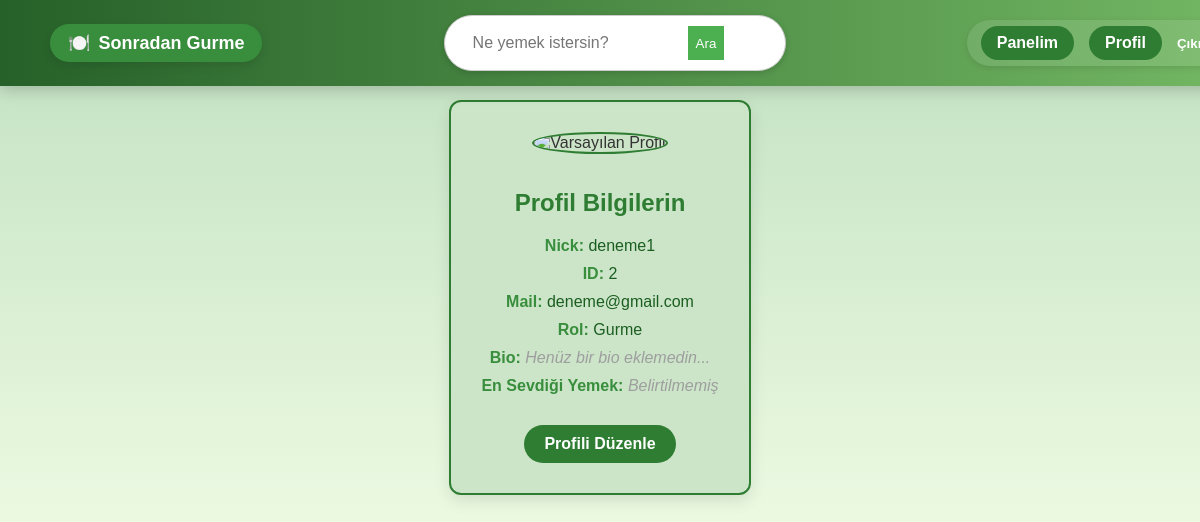
Screenshot of /users/profile/ (signed in) with the database file from the repository.
### sgapp/models.py (models this page shows, shortened)
class User(AbstractUser):
    ROLE_CHOICES = (
        ('normal', 'Normal Kullanıcı'),
        ('gurme', 'Gurme'),
        ('moderator', 'Moderatör'),
    )
    role = models.CharField(max_length=10, choices=ROLE_CHOICES, default='normal')
    bio = models.TextField(blank=True)
    profile_picture = models.ImageField(upload_to='profiles/', null=True, blank=True)
    favorite_dish = models.CharField(max_length=100, blank=True, null=True)

### users/views.py (the view)
# urls.py: path('profile/', views.profile, name='profile'),
@login_required
def profile(request):
    return render(request, "users/profile.html") # id görmke için ekledik bnu

### sgapp/context_processors.py (called while the page is built, shortened)
def moderator_bildirimler(request):
    return {}

### templates/users/profile.html (shortened to what this page needs)
{% extends "base.html" %}
{% load static %}
{% block content %}
<div class="profile-box">
    {% if user.profile_picture %}
        <img src="{{ user.profile_picture.url }}" alt="Profil Fotoğrafı" class="profile-pic">
    {% else %}
        <img src="{% static 'images/default_profile.png' %}" alt="Varsayılan Profil" class="profile-pic">
    {% endif %}
    <h2>Profil Bilgilerin</h2>
    <p><strong>Nick:</strong> {{ user.username }}</p>
    <p><strong>ID:</strong> {{ user.id }}</p>
    <p><strong>Mail:</strong> {{ user.email }}</p>
    <p><strong>Rol:</strong>
        {% if user.role == "moderator" %}
            Moderatör
        {% elif user.role == "gurme" %}
            Gurme
        {% else %}
            Normal Kullanıcı
        {% endif %}
    </p>
    <p><strong>Bio:</strong>
        {% if user.bio %}
            {{ user.bio }}
        {% else %}
            <span class="empty-info">Henüz bir bio eklemedin...</span>
        {% endif %}
    </p>
    <p><strong>En Sevdiği Yemek:</strong>
        {% if user.favorite_dish %}
            {{ user.favorite_dish }}
        {% else %}
            <span class="empty-info">Belirtilmemiş</span>
        {% endif %}
    </p>
    <a href="{% url 'update_profile' %}" class="edit-btn">Profili Düzenle</a>
</div>
{% endblock %}

### static/css/styles.css (style rules this page uses)
body { font-family: 'Poppins', sans-serif; background: linear-gradient(to bottom, #c0e0c1, #f2fde6); color: #333; margin: 0; padding: 0; display: flex; flex-direction: column; align-items: center; }

### templates/users/profile.html (style rules this page uses)
.profile-box { background-color: #cce5c9; border: 2px solid #2e7d32; border-radius: 12px; padding: 30px; max-width: 500px; margin: 100px auto; box-shadow: 0 6px 16px rgba(0, 0, 0, 0.1); text-align: center; font-family: 'Poppins', sans-serif; }
.profile-box h2 { color: #2e7d32; margin-bottom: 20px; }
.profile-box p { margin: 10px 0; color: #1b5e20; font-size: 16px; }
.profile-box strong { color: #388e3c; }
.profile-pic { width: 120px; height: 120px; border-radius: 50%; object-fit: cover; margin-bottom: 15px; border: 2px solid #2e7d32; }
.empty-info { color: #9e9e9e; font-style: italic; }
.edit-btn { display: inline-block; margin-top: 20px; padding: 10px 20px; background-color: #2e7d32; color: white; border-radius: 20px; text-decoration: none; font-weight: bold; transition: all 0.3s ease; }

### rows the page displays
User: username "deneme1", id "2", email "deneme@gmail.com"
